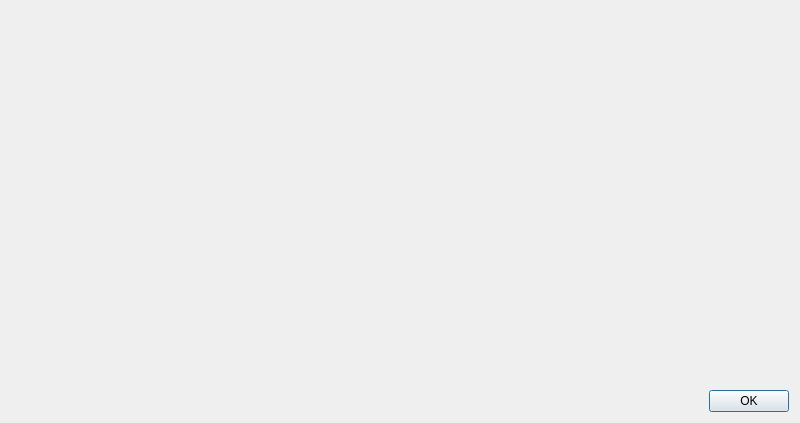
<?xml version="1.0" encoding="UTF-8"?>
<ui version="4.0">
 <class>DialogXProcessModules</class>
 <widget class="QDialog" name="DialogXProcessModules">
  <property name="windowModality">
   <enum>Qt::ApplicationModal</enum>
  </property>
  <property name="geometry">
   <rect>
    <x>0</x>
    <y>0</y>
    <width>800</width>
    <height>423</height>
   </rect>
  </property>
  <property name="windowTitle">
   <string notr="true"/>
  </property>
  <property name="modal">
   <bool>true</bool>
  </property>
  <layout class="QVBoxLayout" name="verticalLayout">
   <item>
    <widget class="XProcessModulesWidget" name="widget" native="true">
     <property name="sizePolicy">
      <sizepolicy hsizetype="Expanding" vsizetype="Expanding">
       <horstretch>0</horstretch>
       <verstretch>0</verstretch>
      </sizepolicy>
     </property>
    </widget>
   </item>
   <item>
    <layout class="QHBoxLayout" name="horizontalLayout">
     <item>
      <spacer name="horizontalSpacer">
       <property name="orientation">
        <enum>Qt::Horizontal</enum>
       </property>
       <property name="sizeHint" stdset="0">
        <size>
         <width>40</width>
         <height>20</height>
        </size>
       </property>
      </spacer>
     </item>
     <item>
      <widget class="QPushButton" name="pushButtonOK">
       <property name="text">
        <string>OK</string>
       </property>
      </widget>
     </item>
    </layout>
   </item>
  </layout>
 </widget>
 <customwidgets>
  <customwidget>
   <class>XProcessModulesWidget</class>
   <extends>QWidget</extends>
   <header>xprocessmoduleswidget.h</header>
   <container>1</container>
  </customwidget>
 </customwidgets>
 <resources/>
 <connections/>
</ui>
